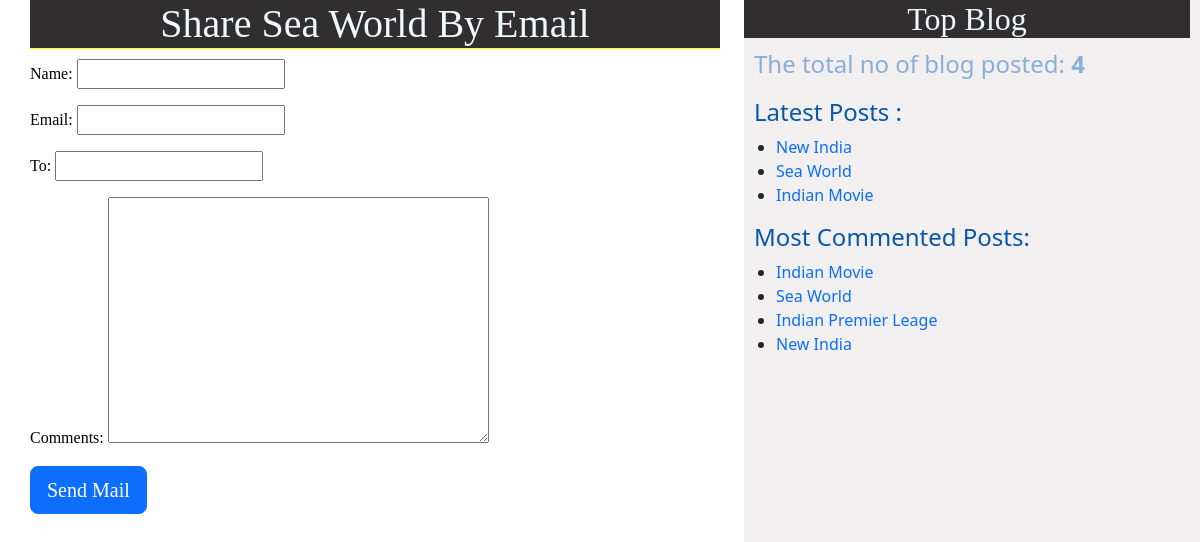
Screenshot of /4/share/ with the database file from the repository.
### blog/models.py (models this page shows, shortened)
class Post(models.Model):
    STATUS_CHOICES = (('draft', 'Draft'),('published', 'Published'))
    title = models.CharField(max_length = 256)
    slug = models.SlugField(max_length = 264, unique_for_date = 'publish')
    author = models.ForeignKey(User, related_name = 'blog_posts', on_delete=models.CASCADE)
    body = models.TextField()
    publish = models.DateTimeField(default = timezone.now)
    created = models.DateTimeField(auto_now_add = True)
    updated = models.DateTimeField(auto_now = True)
    status = models.CharField(max_length = 10, choices = STATUS_CHOICES, default = 'draft')
    objects=CustomManager()
    tag = TaggableManager()
    class Meta:
        ordering = ('-publish',)
    def get_absolute_url(self):
        return reverse('post_detail',
                        args=[self.publish.year,
                        self.publish.strftime('%m'),
                        self.publish.strftime('%d'),
                        self.slug])

### blog/views.py (the view)
# urls.py: path('<int:id>/share/', views.mail_send_view),
def mail_send_view(request, id):
    post=get_object_or_404(Post, id=id, status='published')
    sent = False
    if request.method=='POST':
        form=EmailSendForm(request.POST)
        if form.is_valid():
            cd = form.cleaned_data
            subject='{}({}) recommends you to read "{}"'.format(cd['name'],cd['email'],post.title)
            post_url=request.build_absolute_uri(post.get_absolute_url())
            message='Read Post At:\n {}\n\n{}\'s Comments:\n{}'.format(post_url, cd['name'],cd['comments'])
            send_mail(subject, message, 'krishna993344@gmail.com', [cd['to']])
            sent=True
    else:
        form=EmailSendForm()
    return render(request, 'blog/sharebyemail.html', {'form':form, 'post':post, 'sent':sent})

### blog/forms.py
class EmailSendForm(forms.Form):
    name=forms.CharField()
    email=forms.EmailField()
    to=forms.EmailField()
    comments=forms.CharField(required=False, widget=forms.Textarea)

### blog/models.py (called while the page is built)
    def get_queryset(self):
        return super().get_queryset().filter(status='published')

### blog/templatetags/blog_tags.py (called while the page is built)
@register.simple_tag
def total_posts():
    return Post.objects.count()

@register.inclusion_tag('blog/latest_post.html')
def show_latest_posts():
    latest_posts=Post.objects.order_by('-publish')[:3]
    return {'latest_posts':latest_posts}

@register.simple_tag
def get_most_commented_posts(count=5):
    return Post.objects.annotate(total_comments=Count('comments')).order_by('-total_comments')[:count]

### templates/blog/sharebyemail.html (shortened to what this page needs)
 {% extends 'blog/base.html' %}
 {% block content %}
 {% if sent %}
    <h1>Email sent Successfully...</h1>
    <h2>Post with title: {{post.title}}</h2>
 {% else %}
 <h1>Share {{post.title}} By Email</h1>
 <form method="POST">
    {{form.as_p}}
    <input type="submit" class="btn btn-primary btn-lg" value="Send Mail">
 </form>
 {% endif %}
 {% endblock %}

### templates/blog/base.html (shortened to what this page needs)
<!DOCTYPE html>
{% load blog_tags %}
{% load static %}
<html lang="en">
<head>
    <link rel="stylesheet" href="https://cdn.jsdelivr.net/npm/bootstrap@5.3.2/dist/css/bootstrap.min.css">
    <link rel="stylesheet" href="{% static './blog/post.css' %}">
</head>
<body>
    <div class="content">
        {% block content %}
        {% endblock %}
    </div>
    <div class="sidebar">
        <h2>Top Blog</h2>
        <p class="count">The total no of blog posted: <b>{% total_posts %}</b></p>
        <h4>Latest Posts :</h4> {% show_latest_posts %}
        <h4>Most Commented Posts:</h4>
        {% get_most_commented_posts as most_commented_posts %}
        <ul>
            {% for post in most_commented_posts %}
            <li><a href="{{post.get_absolute_url}}">{{post.title}}</a></li>
            {% endfor %}
        </ul>
    </div>
</body>
</html>

### templates/blog/latest_post.html
<ul>
    {% for post in latest_posts %}
    <li><a href="{{post.get_absolute_url}}">{{post.title}}</a></li>
    {% endfor %}
</ul>

### statics/blog/post.css (style rules this page uses)
.content { color:black; width: 60%; float: left; padding: 0 0 0 30px; background-color: white; max-height: 100%; font-family: 'Times New Roman', Times, serif; }
.sidebar { background-color: rgb(241, 239, 239); width: 38%; float: right; height: 100vh; padding-right: 10px; }
h1 { background-color: rgb(48, 46, 46); color: aliceblue; font-family: cursive; text-align: center; border-bottom: 1px solid yellow; margin-bottom: 10px; }
h2 { text-align: center; background-color: rgb(48, 46, 46); font-family: cursive; color: aliceblue; }
a { text-decoration: none; position: relative; }
a::after { content: ''; position: absolute; left: 0; bottom: -2px; width: 100%; height: 2px; background-color: #007bff; visibility: hidden; transform: scaleX(0); transition: all 0.3s ease-in-out; }
.count { font-size: x-large; color: #8aafd6; padding-left: 10px; }
h4 { color: #0957aa; padding-left: 10px; }

### rows the page displays
Post: title "Sea World"
Post: title "New India"
Post: title "Indian Movie"
Post: title "Indian Premier Leage"
